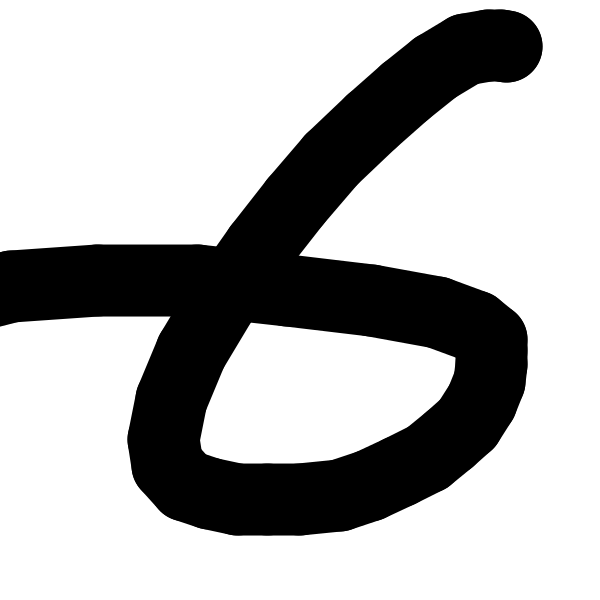
#> input picture test/test.png, 600 x 600 px
$ jupyter execute --allow-errors test-on-myown.ipynb   (older library calls are emulated)
#> lines starting #> are read from the running program, lines starting #| are printed output that depends on the picture
[cell 1]
from PIL import Image, ImageFilter
import matplotlib.pyplot as plt
import numpy as np
import dill

[cell 2]
dill.load_session('model.db')
#> (this line was passed over: dill is not available in this run)

[cell 3]
def imageprepare(argv):
    """
    This function returns the pixel values.
    The input is a png file location.
    """
#> called with argv = './test/test.png'
    image = Image.open(argv).convert('L')
    width = float(image.size[0])
#> width = 600
    height = float(image.size[1])
#> height = 600

    # creates white canvas of 28x28 pixels
    new_image = Image.new('L', (28, 28), (255))
#> new_image: PIL image 28x28 L; every value is 255

    # check which dimension is bigger
    if width > height:
        # Width is bigger. Width becomes 20 pixels.
        nheight = int(round((20.0 / width * height), 0))  # resize height according to ratio width
        if (nheight == 0):  # rare case but minimum is 1 pixel
            nheight = 1
            # resize and sharpen
        img = image.resize((20, nheight), Image.ANTIALIAS).filter(ImageFilter.SHARPEN)
        wtop = int(round(((28 - nheight) / 2), 0))  # calculate horizontal position
        new_image.paste(img, (4, wtop))  # paste resized image on white canvas
    else:
        # Height is bigger. Heigth becomes 20 pixels.
        nwidth = int(round((20.0 / height * width), 0))  # resize width according to ratio height
#> nwidth = 20
        if (nwidth == 0):  # rare case but minimum is 1 pixel
            nwidth = 1
            # resize and sharpen
        img = image.resize((nwidth, 20), Image.ANTIALIAS).filter(ImageFilter.SHARPEN)
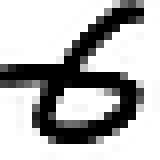
#> img: PIL image 20x20 L (shown 8 times larger); min 0, max 255, mean 179.5
        wleft = int(round(((28 - nwidth) / 2), 0))  # caculate vertical position
#> wleft = 4
        new_image.paste(img, (wleft, 4))  # paste resized image on white canvas
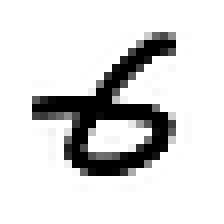
#> new_image: PIL image 28x28 L (shown 8 times larger); min 0, max 255, mean 216.5

    # new_image.save("test_saved.png")
    # get pixel values
    tv = list(new_image.getdata())
#> tv = 784 values, max 255 at index 0, min 0 at index 158, mean 216.5
    # reverse black and white
    tva = [(255 - x) for x in tv]
#> tva = 784 values, max 255 at index 158, min 0 at index 0, mean 38.5
    return tva

[cell 4]
x = imageprepare('./test/test.png') #file path here
#> x has the same summary as tva in imageprepare
x = np.array(x)
x = np.reshape(x, (28,28))
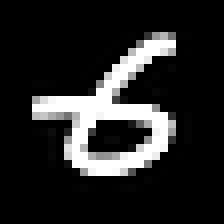
#> x: shape (28, 28) int64 (shown 8 times larger); min 0, max 255, mean 38.5
inputs = np.reshape(x, (784,1))/255.0
#> inputs = 784 values, max 1 at index 158, min 0 at index 0, mean 0.151
plt.gray()
plt.imshow(x)
plt.show()
#> (the rest of this cell did not finish here and is left out)

#> (a cell that did not finish here is left out)
